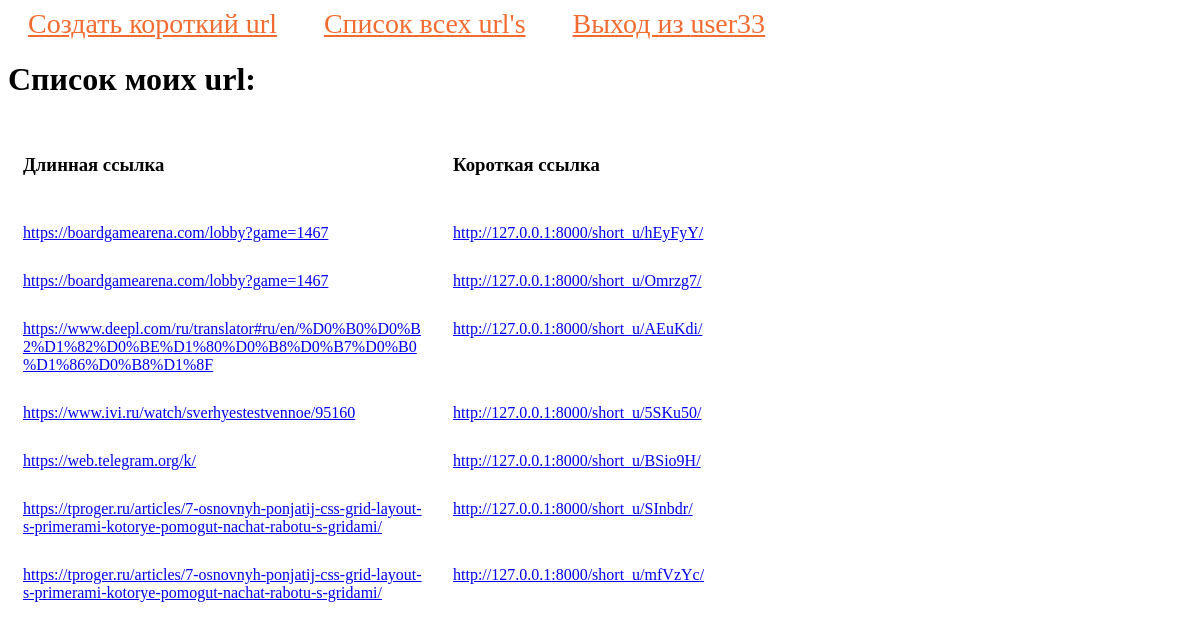
/catalog_urls/ (signed in), run on an earlier commit of the app's database.
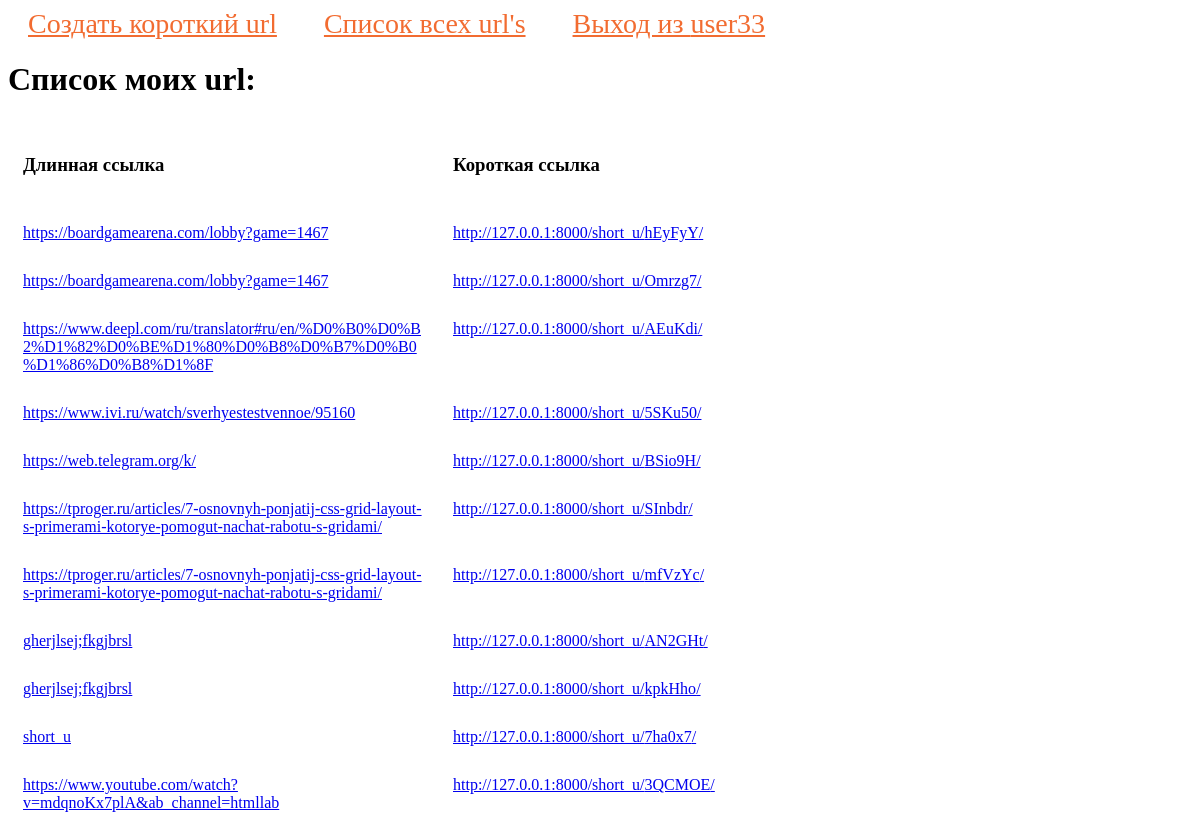
And on a later commit of the database.
### catalog_urls/models.py (models this page shows, shortened)
class Catalog_Urls(models.Model):
    long_link = models.CharField(max_length=256)
    short_link = models.CharField(max_length=265)
    id_user = models.ForeignKey(User, on_delete=models.CASCADE)

### catalog_urls/views.py (the view)
# urls.py: path('catalog_urls/', catalog_urls, name='catalog_urls'),
def catalog_urls(request):
    all_links = Catalog_Urls.objects.all()
    return render(request, 'catalog_urls/catalog.html', {"all_links": all_links})

### catalog_urls/templates/catalog_urls/catalog.html
{% extends "catalog_urls/base.html" %}
{% block content %}
<h1>Список моих url:</h1>
<div class="all__short">
    <div class="rows__link">
        <div class="long__link">
            <h3>Длинная ссылка</h3>
        </div>
        <div class="short__link">
            <h3>Короткая ссылка</h3>
        </div>
    </div>
{% for link in all_links %}
    {% if link.id_user.pk == user.pk %}
    <div class="rows__link">
        <div class="long__link">
            <a href="{{ link.long_link }}">{{ link.long_link }}</a>
        </div>
        <div class="short__link">
            <a href="{% url 'short_u' link.short_link %}">http://127.0.0.1:8000/short_u/{{ link.short_link }}/</a>
        </div>
    </div>
    {% endif %}
{% endfor %}
</div>
{% endblock%}

### catalog_urls/templates/catalog_urls/base.html (shortened to what this page needs)
{% load static %}
<!DOCTYPE html>
<html lang="ru">
<head>
    <link type="text/css" href="{% static 'catalog_urls/css/style.css' %}" rel="stylesheet" />
</head>
<body>
{% block menu %}
{% if request.user.is_authenticated %}
<div class="main_menu">
    <div class="menu_style">
        <a href="{% url 'create_shorts_url' %}">Создать короткий url</a>
    </div>
    <div class="menu_style">
        <a href="{% url 'catalog_urls' %}">Список всех url's</a>
    </div>
    <div class="menu_style">
        <a href="{% url 'logout' %}">Выход из {{user.username}}</a>
    </div>
</div>
{% endif %}
{% endblock %}
{% block content %}
{% endblock %}
</body>
</html>

### catalog_urls/static/catalog_urls/css/style.css (style rules this page uses)
.main_menu { display: inline; }
.menu_style { display: inline; margin: 20px; font-size: 28px; }
.menu_style a { color: #f26c31; }
.rows__link { display: flex; }
.long__link { width: 400px; margin: 15px; word-wrap: break-word; }
.short__link { width: 400px; margin: 15px; word-wrap: break-word; }

What changed in the data, as far as the page shows it:
added Catalog_Urls: long_link "gherjlsej;fkgjbrsl", short_link "AN2GHt"
added Catalog_Urls: long_link "gherjlsej;fkgjbrsl", short_link "kpkHho"
added Catalog_Urls: long_link "short_u", short_link "7ha0x7"
added Catalog_Urls: long_link "https://www.youtube.com/watch?v=mdqnoKx7plA&ab_channel=htmllab", short_link "3QCMOE"
